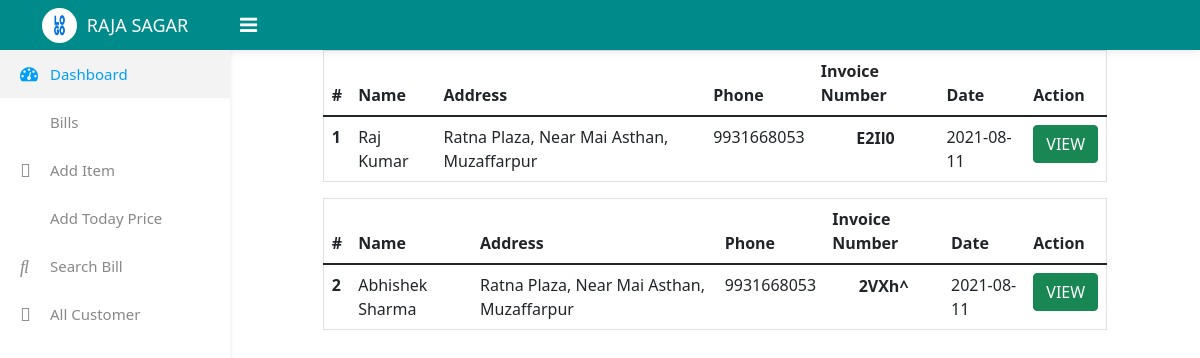
The page /totalcustomer.php on the database its author committed.
### tables this page shows
CREATE TABLE `custmor` (
  `id` int(11) NOT NULL,
  `name` varchar(255) NOT NULL,
  `address` varchar(255) NOT NULL,
  `phone` varchar(10) NOT NULL,
  `UID` varchar(255) NOT NULL,
  `date` date NOT NULL,
  `payment` varchar(255) NOT NULL,
  `gst` varchar(10) NOT NULL
);

### totalcustomer.php (the view, shortened to what this page needs)
<?php
include 'include/Header.php';
include 'include/top-header.php';
include 'include/menu.php';
include 'include/db.php';
?>
<section class="main-section  page-wrapper">
    <div class="container">
        <div class="row">
            <div class="col-sm-10 mx-auto">
                <?php
                $counter = 1;
                $query = "SELECT * FROM `custmor` ORDER by id DESC";
                $res = mysqli_query($conn, $query);
                while ($row = $res->fetch_assoc()) {
                ?>
                    <table class="table rounded">
                        <thead>
                            <tr>
                                <th scope="col">#</th>
                                <th scope="col">Name</th>
                                <th scope="col">Address</th>
                                <th scope="col">Phone</th>
                                <th scope="col">Invoice Number</th>
                                <th scope="col">Date</th>
                                <th scope="col">Action</th>
                            </tr>
                        </thead>
                        <tbody>
                            <tr>
                                <th scope="row"><?php echo $counter; ?></th>
                                <td><?php echo $row['name']; ?></td>
                                <td><?php echo $row['address']; ?></td>
                                <td>
                                    <?php echo $row['phone']; ?>
                                </td>
                                <td class="text-center">
                                   <h2 class="text-center fw-bold"> <?php echo $row['UID']; ?></h2>
                                </td>
                                <td>
                                    <?php echo $row['date']; ?>
                                </td>
                                <td>
                                    <a class="btn btn-success" href="searchbill.php?UID=<?php echo $row['UID']; ?>">
                                        VIEW
                                    </a>
                                </td>
                            </tr>
                        <?php
                        $counter++;
                    } ?>
                        </tbody>
                    </table>
            </div>
        </div>
    </div>
</section>
<?php
include 'include/footer.php';
?>

### css/style.css (style rules this page uses)
html { height: 100%; }
body { font-family: 'Rubik', sans-serif; font-size: 0.875rem; color: #666; background-color: #fafafa; overflow-x: hidden; height: 100%; }
h1, h2, h3, h4, h5, h6 { margin-top: 0; }
h2, .h2 { font-size: 1.875rem; }
a { color: #009ce7; }
input, button, a { transition: all 0.4s ease; -moz-transition: all 0.4s ease; -o-transition: all 0.4s ease; -ms-transition: all 0.4s ease; -webkit-transition: all 0.4s ease; }
.table { color: #000; border: 1px solid #f0f0f0; }
.table > tbody > tr > td { font-weight: 300; }
table.table td h2 { display: inline-block; font-size: inherit; font-weight: 400; margin: 0; padding: 0; vertical-align: middle; }
.btn { font-size: 0.875rem; }
.rounded, .circle { border-radius: 500px; }
.btn-success { background-color: #55ce63; border: 1px solid #55ce63 }
.page-wrapper { left: 0; margin-left: 230px; padding-top: 50px; position: relative; -webkit-transition: all 0.4s ease; -moz-transition: all 0.4s ease; transition: all 0.4s ease; }

### css/awt.css (style rules this page uses)
a { text-decoration: none !important; }

### rows shown on the page
custmor: name "Raj Kumar", address "Ratna Plaza, Near Mai Asthan, Muzaffarpur", phone "9931668053", UID "E2Il0", date "2021-08-11"
custmor: name "Abhishek Sharma", address "Ratna Plaza, Near Mai Asthan, Muzaffarpur", phone "9931668053", UID "2VXh^", date "2021-08-11"
